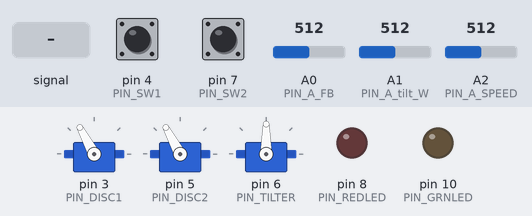
The program below on a simulated Arduino Nano, built with avr-gcc and run on an emulated ATmega328P. On the bench: 3 × servo, output pins drawn as LEDs (lit = HIGH). The test bench sets the inputs (shaded band); at power-on: A0 (PIN_A_FB) = 512, A1 (PIN_A_tilt_W) = 512, pin 4 (PIN_SW1) HIGH, pin 7 (PIN_SW2) HIGH, A2 (PIN_A_SPEED) = 512.

Above: at 1.2 s.
1.3 s: A1 (PIN_A_tilt_W) fed a 1000 Hz sine of ±255 counts around its level
At 1.45 s:
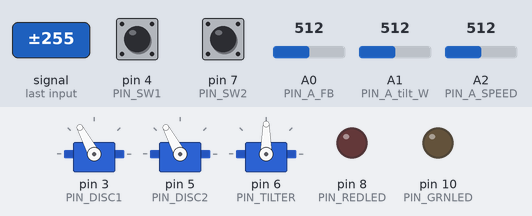
4.3 s: A0 (PIN_A_FB) set to 563
7.3 s: A0 (PIN_A_FB) set to 599
10.3 s: A1 (PIN_A_tilt_W) set to 0
13.3 s: pin 4 (PIN_SW1) pulled LOW for 0.15 s
At 14.3 s:
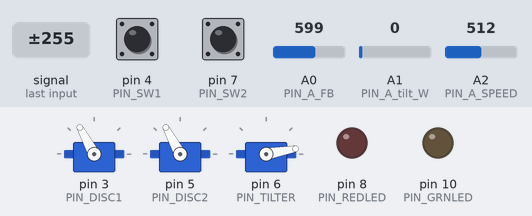
16.3 s: pin 7 (PIN_SW2) pulled LOW for 0.15 s
At 19.3 s:
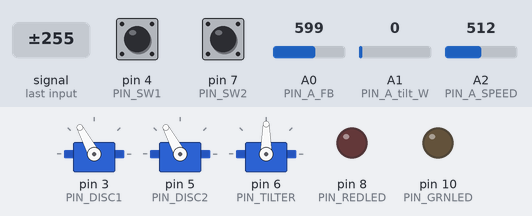
Timing chart, 0 to 20.4 s (numbered marks = the images above; inputs shaded):
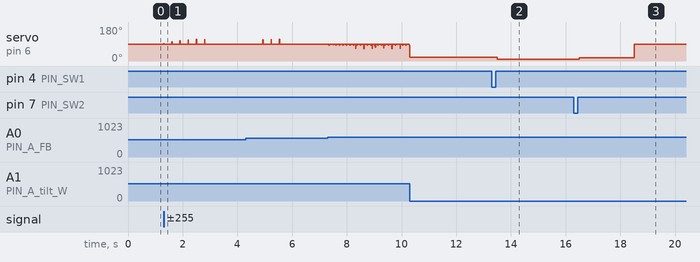

The program:

main.cpp
```cpp
#include <Arduino.h>
#include <Servo.h>
// pins allocation
#define PIN_DISC1 3
#define PIN_DISC2 5
#define PIN_TILTER 6
#define PIN_SW1 4
#define PIN_SW2 7
#define PIN_REDLED 8
#define PIN_GRNLED 10
#define PIN_A_FB 0
#define PIN_A_SPEED 2
#define PIN_A_tilt_W 1
// motors
#define servo_zero 90
#define tilt_zero_value 497
#define tilt_lower_limit -0.33
#define tilt_upper_limit 0.37
#define POT2RAD 0.0035
#define FF 0
#define Kp 200
#define max_tilter_pwr 80
#define cycle_time 1 // milisec

Servo disc1;
Servo disc2;
Servo tilter;

int A_FB, A_Speed, A_tilt_W;
int val_discs_speed;
int walk_dir = 1;
float val_tilter;
float tilt_A, tilt_W, prev_tilt_W, vel_W, error;
long last_time, lastGRNblink, lastREDblink, last_changed_dir;
bool GRN_LED, RED_LED;
char one_PID_0_PWR, walk, SW1_raw, SW2_raw, SW1, SW2, SW1_count, SW2_count, SW1_prev_raw, SW2_prev_raw, SW1_prev, SW2_prev;

void readPIN_Inputs()
{
  A_FB = analogRead(PIN_A_FB);
  A_Speed = 1023 - analogRead(PIN_A_SPEED);
  A_tilt_W = analogRead(PIN_A_tilt_W);
  tilt_A = float(A_FB - tilt_zero_value) * POT2RAD;
  SW1_prev_raw = SW1_raw;
  SW2_prev_raw = SW2_raw;
  SW1_prev = SW1;
  SW2_prev = SW2;
  SW1_raw = 1 - digitalRead(PIN_SW1);
  SW2_raw = 1 - digitalRead(PIN_SW2);
  if (SW1_raw == SW1_prev_raw)
    SW1_count += 1;
  else
    SW1_count = 0;
  if (SW2_raw == SW2_prev_raw)
    SW2_count += 1;
  else
    SW2_count = 0;
  if (SW1_count > 50)
  {
    SW1 = SW1_raw;
    SW1_count = 51;
  }
  if (SW2_count > 50)
  {
    SW2 = SW2_raw;
    SW2_count = 51;
  }
}
void print_tele()
{
  Serial.print("valT ");
  Serial.print(val_tilter);
  Serial.print("TW ");
  Serial.println(tilt_W);
}
void toggle(bool &flag)
{
  flag = 1 - flag;
}
float clipF(float val, float lower, float upper)
{
  if (val > upper)
    val = upper;
  if (val < lower)
    val = lower;
  return (val);
}
void toggle_GRNLED(uint32_t delay_time)
{
  if (millis() - lastGRNblink > delay_time)
  {
    toggle(GRN_LED);
    lastGRNblink = millis();
    digitalWrite(PIN_GRNLED, GRN_LED);
  }
}
void toggle_REDLED(uint32_t delay_time)
{
  if (millis() - lastREDblink > delay_time)
  {
    toggle(RED_LED);
    lastREDblink = millis();
    digitalWrite(PIN_REDLED, RED_LED);
  }
}
void control_LEDs()
{
  if (GRN_LED)
    toggle_GRNLED(1);
  else
    toggle_GRNLED(50 + (1023 - A_Speed) / 2);
  if (RED_LED)
    toggle_REDLED(1);
  else
    toggle_REDLED(1000 - 700 * one_PID_0_PWR);
}
void control_discs()
{
  val_discs_speed = servo_zero + A_Speed / 18;
  disc1.write(val_discs_speed);
  disc2.write(val_discs_speed);
}
void send_tilter(float PWM_delta)
{
  val_tilter = clipF(servo_zero + PWM_delta, servo_zero - max_tilter_pwr, servo_zero + max_tilter_pwr);
  tilter.write(int(val_tilter));
}
void control_tilt_PID()
{
  prev_tilt_W = tilt_W;
  tilt_W = (float(A_tilt_W - 511) * POT2RAD) / 5;
  tilt_W = clipF(tilt_W, tilt_lower_limit, tilt_upper_limit);
  vel_W = 1000 * (tilt_W - prev_tilt_W) / (cycle_time);
  error = tilt_W - tilt_A;
  send_tilter(error * Kp + vel_W * FF);
}
void control_tilt_power()
{
  tilt_W = float(A_tilt_W - 511);
  if (tilt_W > 0)
    tilt_W = max(0, tilt_W - 100);
  if (tilt_W < 0)
    tilt_W = min(0, tilt_W + 100);
  tilt_W = tilt_W / 5.9;
  if (tilt_W < 0 && tilt_A <= tilt_lower_limit * .9)
    tilt_W = 0;
  if (tilt_W > 0 && tilt_A >= tilt_upper_limit * .8)
    tilt_W = 0;
  send_tilter(tilt_W);
}
void control_tilt_walk()
{
  if (millis() - last_changed_dir > 2000)
  {
    last_changed_dir = millis();
    walk_dir = -walk_dir;
  }
  tilt_W = abs(float(A_tilt_W - 511)) / 7 * walk_dir;
  if (tilt_W < 0 && tilt_A <= tilt_lower_limit * .9)
    tilt_W = 0;
  if (tilt_W > 0 && tilt_A >= tilt_upper_limit * .8)
    tilt_W = 0;
  send_tilter(tilt_W);
}

void wait_for_cycle()
{
  while (millis() - last_time < cycle_time)
  {
  }
  last_time = millis();
}
void setup()
{
  Serial.begin(9600);
  pinMode(PIN_SW1, INPUT_PULLUP);
  pinMode(PIN_SW2, INPUT_PULLUP);
  pinMode(PIN_REDLED, OUTPUT);
  pinMode(PIN_GRNLED, OUTPUT);
  pinMode(PIN_DISC1, OUTPUT);
  pinMode(PIN_DISC2, OUTPUT);
  pinMode(PIN_TILTER, OUTPUT);

  disc1.attach(PIN_DISC1);
  disc2.attach(PIN_DISC2);
  tilter.attach(PIN_TILTER);
}

void loop()
{
  wait_for_cycle();
  readPIN_Inputs();
  control_discs();
  if (!SW1 && SW1_prev)
    one_PID_0_PWR = 1 - one_PID_0_PWR;
  if (!SW2 && SW2_prev)
    walk = 1 - walk;
  if (walk)
    control_tilt_walk();
  else
  {
    if (one_PID_0_PWR)
      control_tilt_PID();
    else
      control_tilt_power();
  }
  control_LEDs();
  // print_tele();
}
```

Measured:
- after the input at 13.3 s, servo on pin 6 (PIN_TILTER): 20° → 10° after 0.20 s
- after the input at 16.3 s, servo on pin 6 (PIN_TILTER): 10° → 17° after 0.20 s, → 90° 2.0 s later
